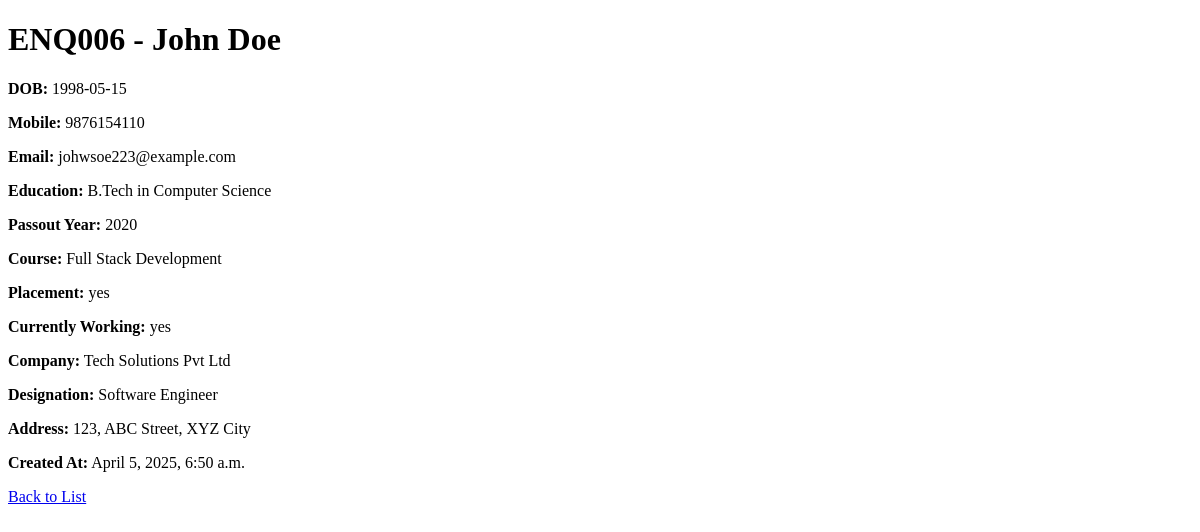
Page /6/ on the earlier database version.
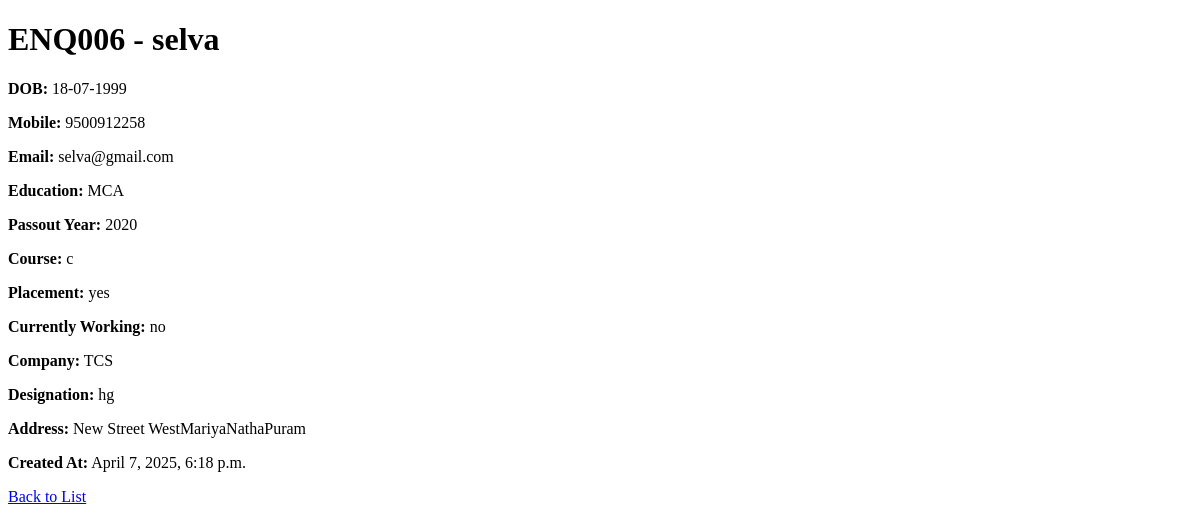
Same page on the later database version.
### ENQUIRY/models.py (models this page shows, shortened)
class StudentEnquiry(models.Model):
    enquiryId = models.CharField(max_length=10, unique=True, editable=False)
    name = models.CharField(max_length=255, null=True, blank=True)
    dob = models.CharField(max_length=255, null=True, blank=True)
    mobile = models.CharField(max_length=10, null=True, blank=True)
    email = models.EmailField(null=True, blank=True)
    education = models.CharField(max_length=255, null=True, blank=True)
    passout_year = models.CharField(max_length=4, null=True, blank=True)
    course = models.CharField(max_length=255, null=True, blank=True)
    placement = models.CharField(max_length=3, choices=[('yes', 'Yes'), ('no', 'No')], null=True, blank=True)
    currently_working = models.CharField(max_length=3, null=True, blank=True, choices=[('yes', 'Yes'), ('no', 'No')])
    profession = models.CharField(max_length=10, blank=True, null=True, choices=[('it', 'IT'), ('non-it', 'Non-IT')])
    company = models.CharField(max_length=255, blank=True, null=True)
    designation = models.CharField(max_length=255, blank=True, null=True)
    duration = models.CharField(max_length=50, blank=True, null=True)
    pf = models.CharField(max_length=3, blank=True, null=True)
    uan = models.CharField(max_length=20, blank=True, null=True)
    form16 = models.CharField(max_length=3, blank=True, null=True, choices=[('yes', 'Yes'), ('no', 'No')])
    address = models.TextField(null=True, blank=True)
    pan_aadhar = models.CharField(max_length=20, null=True, blank=True)
    refer_by = models.CharField(max_length=255, null=True, blank=True)
    referer_mobile = models.CharField(max_length=10, null=True, blank=True)
    created_at = models.DateTimeField(auto_now_add=True)

### ENQUIRY/views.py (the view)
# urls.py: path('<int:pk>/', views.student_detail, name='student_detail'),
def student_detail(request, pk):
    student = get_object_or_404(StudentEnquiry, pk=pk)
    return render(request, 'student_detail.html', {'student': student})

### ENQUIRY/templates/student_detail.html (shortened to what this page needs)
<!DOCTYPE html>
<html>
<head>
</head>
<body>
    <h1>{{ student.enquiryId }} - {{ student.name }}</h1>
    <p><strong>DOB:</strong> {{ student.dob }}</p>
    <p><strong>Mobile:</strong> {{ student.mobile }}</p>
    <p><strong>Email:</strong> {{ student.email }}</p>
    <p><strong>Education:</strong> {{ student.education }}</p>
    <p><strong>Passout Year:</strong> {{ student.passout_year }}</p>
    <p><strong>Course:</strong> {{ student.course }}</p>
    <p><strong>Placement:</strong> {{ student.placement }}</p>
    <p><strong>Currently Working:</strong> {{ student.currently_working }}</p>
    <p><strong>Company:</strong> {{ student.company }}</p>
    <p><strong>Designation:</strong> {{ student.designation }}</p>
    <p><strong>Address:</strong> {{ student.address }}</p>
    <p><strong>Created At:</strong> {{ student.created_at }}</p>
    <a href="{% url 'student_list' %}">Back to List</a>
</body>
</html>

Differences in the rows shown:
changed StudentEnquiry "ENQ006": name "John Doe" → "selva"; dob "1998-05-15" → "18-07-1999"; mobile "9876154110" → "9500912258"; email "johwsoe223@example.com" → "selva@gmail.com"; education "B.Tech in Computer Science" → "MCA"; course "Full Stack Development" → "c"; currently_working "yes" → "no"; company "Tech Solutions Pvt Ltd" → "TCS"; designation "Software Engineer" → "hg"; address "123, ABC Street, XYZ City" → "New Street WestMariyaNathaPuram"; created_at "April 5, 2025, 6:50 a.m." → "April 7, 2025, 6:18 p.m."
